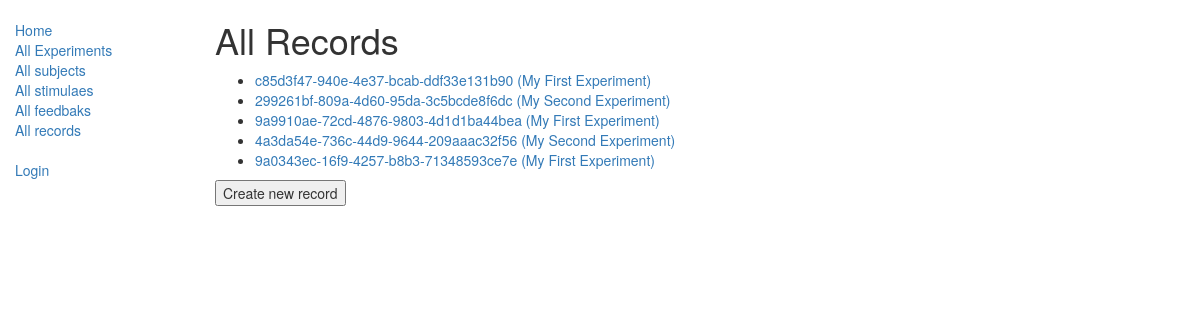
Page /lablog/records/ on the committed database.
### lablog/models.py (models this page shows, shortened)
class Record(models.Model):
    id = models.UUIDField(primary_key=True, default=uuid.uuid4, help_text="Unique ID for this particular record across whole log")
    experiment = models.ForeignKey(Experiment, on_delete=models.SET_NULL, null=True)
    imprint = models.CharField(max_length=200)
    rec_date = models.DateField(null=True, blank=True)
    attendant = models.ForeignKey(User, on_delete=models.SET_NULL, null=True, blank=True)
    subject = models.ForeignKey(Subject, on_delete=models.SET_NULL, null=True, blank=True)
    observation = models.ForeignKey(Observation, on_delete=models.SET_NULL, null=True, blank=True)
    RECORD_STATUS = (
        ('d', 'Maintenance'),
        ('a', 'Available'),
        ('r', 'Restricted'),
    )
    status= models.CharField(max_length=1, choices=RECORD_STATUS, blank=True, default='d', help_text='Record status')
    class Meta:
        permissions = (("can_change_status", "Set record status"),)
    def get_absolute_url(self):
        return reverse('record-detail', args=[str(self.id)])
    def __str__(self):
        return '%s (%s)' % (self.id, self.experiment.title)

class Experiment(models.Model):
    title = models.CharField(max_length=200)
    summary = models.TextField(max_length=1000, help_text="Enter a brief description of the experiment")
    subjects = models.ManyToManyField('Subject')
    isbn = models.CharField('ISBN',max_length=13, help_text='13 CharacterISBN number')
    stimulae = models.ManyToManyField(Stimulae, help_text="Select a stimulae for this experiment")
    feedback = models.ManyToManyField(Feedback, help_text="Select a feedback for this experiment")
    class Meta:
        ordering = ['title']

### lablog/views.py (the view)
class RecordListView(generic.ListView):
    model = Record
    paginate_by = 10

### lablog/templates/lablog/record_list.html
{% extends "base_generic.html" %}
{% block content %}
<h1>All Records</h1>
  {% if record_list %}
    <ul>
    {% for record in record_list %}
      <li>
        <a href="{{ record.get_absolute_url }}">{{ record }}</a>
      </li>
    {% endfor %}
    </ul>
  {% else %}
    <p>There are no records.</p>
  {% endif %}
<form>
    <input type="button" value="Create new record" onclick="window.location.href='{% url 'record_create'%}'" />
  </form>
{% endblock %}

### rows in the picture
Record: id+experiment "c85d3f47-940e-4e37-bcab-ddf33e131b90 (My First Experiment)"
Record: id+experiment "299261bf-809a-4d60-95da-3c5bcde8f6dc (My Second Experiment)"
Record: id+experiment "9a9910ae-72cd-4876-9803-4d1d1ba44bea (My First Experiment)"
Record: id+experiment "4a3da54e-736c-44d9-9644-209aaac32f56 (My Second Experiment)"
Record: id+experiment "9a0343ec-16f9-4257-b8b3-71348593ce7e (My First Experiment)"
